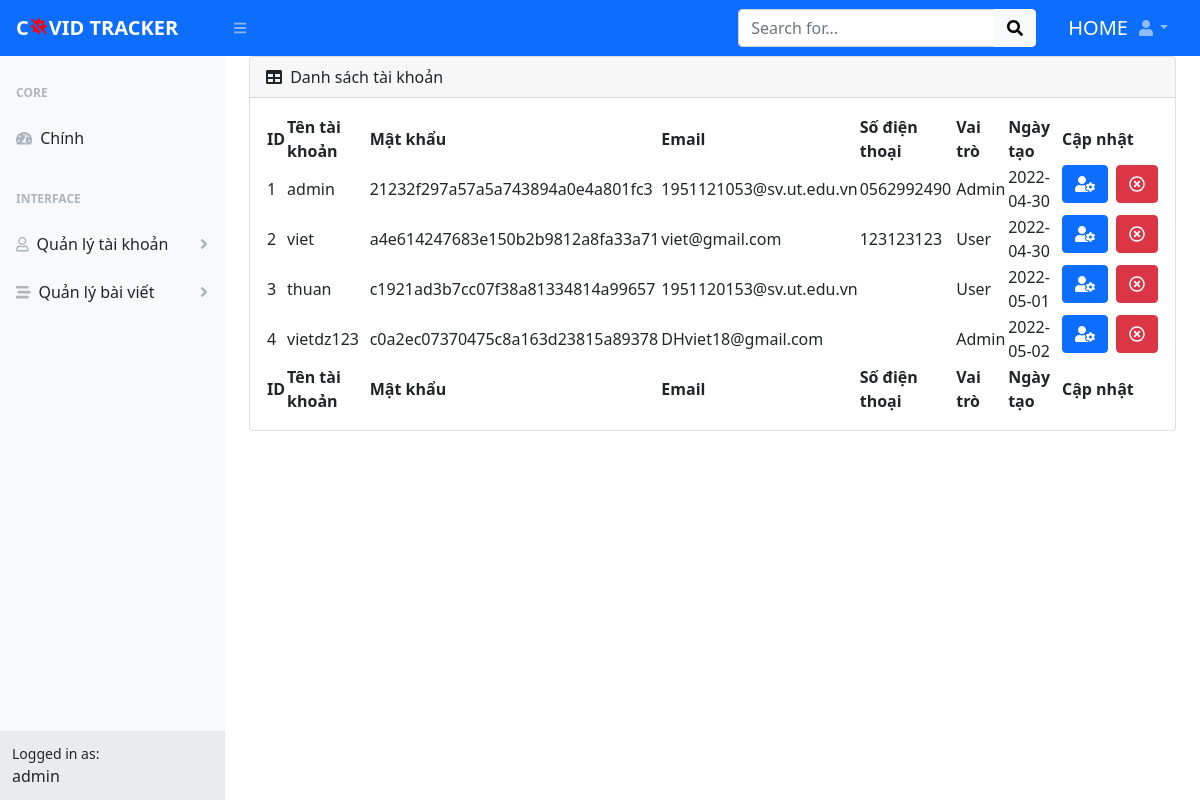
The app's page /admin/index.php?module=listaccount (signed in) with its own data.
### tables this page shows
CREATE TABLE `user` (
  `user_id` int(10) NOT NULL,
  `username` varchar(35) NOT NULL,
  `password` varchar(35) NOT NULL,
  `email` varchar(255) NOT NULL,
  `phone` text DEFAULT NULL,
  `fullname` varchar(255) DEFAULT NULL,
  `role` int(1) NOT NULL,
  `date_create_user` date NOT NULL
);

### admin/modules/listaccount.php (the view)
<?php
include('../conn.php');
?>
<div class="card mb-4">
    <div class="card-header">
        <i class="fas fa-table me-1"></i>
        Danh sách tài khoản
    </div>
    <div class="card-body">
        <table id="datatablesSimple">
            <thead>
                <tr>
                    <th>ID</th>
                    <th>Tên tài khoản</th>
                    <th>Mật khẩu</th>
                    <th>Email</th>
                    <th>Số điện thoại</th>
                    <th>Vai trò</th>
                    <th>Ngày tạo</th>
                    <th>Cập nhật</th>
                </tr>
            </thead>
            <tfoot>
                <tr>
                    <th>ID</th>
                    <th>Tên tài khoản</th>
                    <th>Mật khẩu</th>
                    <th>Email</th>
                    <th>Số điện thoại</th>
                    <th>Vai trò</th>
                    <th>Ngày tạo</th>
                    <th>Cập nhật</th>
                </tr>
            </tfoot>
            <tbody>
                <?php
                $sql_sl = "SELECT * FROM `user`";
                $listCat = mysqli_query($connect, $sql_sl);
                while ($row = mysqli_fetch_array($listCat)) { ?>
                    <tr>
                        <td><?php echo $row["user_id"] ?></td>
                        <td><?php echo $row["username"] ?></td>
                        <td><?php echo $row["password"] ?></td>
                        <td><?php echo $row["email"] ?></td>
                        <td><?php echo $row["phone"] ?></td>
                        <td><?php if($row["role"] == 1) { echo "Admin"; } if($row["role"]==0 ){ echo "User"; } ?></td>
                        <td><?php echo $row["date_create_user"] ?></td>
                        <td class="d-flex justify-content-around">
                            <a class="btn btn-primary me-1" href="?module=setpermission&id=<?php echo $row["user_id"] ?>" name="update"><i class="fas fa-user-cog"></i></a>
                            <a class="btn btn-danger ms-1" href="?module=deleteaccount&id=<?php echo $row["user_id"] ?>" onclick="return confirm('Bạn có chắc chắn muốn xóa không?')" name="remove"><i class="far fa-times-circle"></i></a>
                        </td>
                    </tr>
                <?php }
                ?>
            </tbody>
    </div>
</div>

### records on screen
user: user_id "1", username "admin", password "21232f297a57a5a743894a0e4a801fc3", email "1951121053@sv.ut.edu.vn", phone "0562992490", role "Admin", date_create_user "2022-04-30"
user: user_id "2", username "viet", password "a4e614247683e150b2b9812a8fa33a71", email "viet@gmail.com", phone "123123123", role "User", date_create_user "2022-04-30"
user: user_id "3", username "thuan", password "c1921ad3b7cc07f38a81334814a99657", email "1951120153@sv.ut.edu.vn", role "User", date_create_user "2022-05-01"
user: user_id "4", username "vietdz123", password "c0a2ec07370475c8a163d23815a89378", email "DHviet18@gmail.com", role "Admin", date_create_user "2022-05-02"

### other values on screen
$_SESSION["login"]["1"] "admin"
